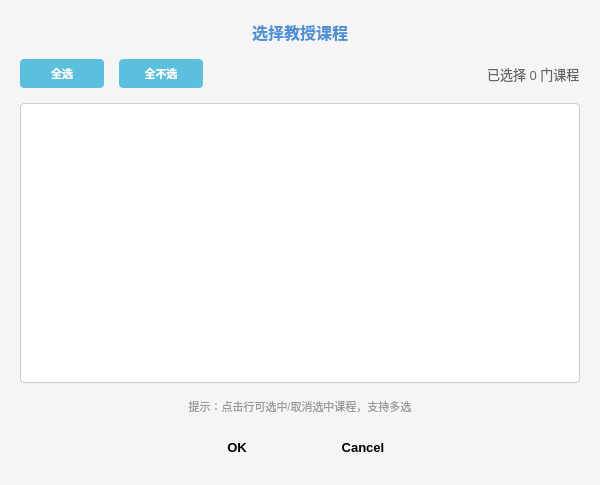
<?xml version="1.0" encoding="UTF-8"?>
<ui version="4.0">
 <class>CourseSelectionDialog</class>
 <widget class="QDialog" name="CourseSelectionDialog">
  <property name="geometry">
   <rect>
    <x>0</x>
    <y>0</y>
    <width>600</width>
    <height>450</height>
   </rect>
  </property>
  <property name="windowTitle">
   <string>选择教授课程</string>
  </property>
  <property name="styleSheet">
   <string notr="true">QDialog {
    background-color: #f5f5f5;
}
QLabel {
    font-size: 13px;
    color: #333333;
    font-weight: bold;
}
QTableWidget {
    border: 1px solid #cccccc;
    border-radius: 4px;
    background-color: white;
    font-size: 12px;
}
QTableWidget::item {
    padding: 5px;
}
QTableWidget::item:selected {
    background-color: #4a90d9;
    color: white;
}
QHeaderView::section {
    background-color: #4a90d9;
    color: white;
    padding: 8px;
    font-weight: bold;
    border: none;
}
QPushButton {
    padding: 10px 20px;
    border: none;
    border-radius: 4px;
    font-size: 13px;
    font-weight: bold;
    min-width: 80px;
}
QPushButton[text="确定"], QPushButton[text="OK"] {
    background-color: #4a90d9;
    color: white;
}
QPushButton[text="确定"]:hover, QPushButton[text="OK"]:hover {
    background-color: #3a7bc8;
}
QPushButton[text="取消"], QPushButton[text="Cancel"] {
    background-color: #e0e0e0;
    color: #333333;
}
QPushButton[text="取消"]:hover, QPushButton[text="Cancel"]:hover {
    background-color: #d0d0d0;
}
QPushButton#selectAllButton, QPushButton#deselectAllButton {
    background-color: #5bc0de;
    color: white;
    padding: 6px 12px;
    font-size: 11px;
    min-width: 60px;
}
QPushButton#selectAllButton:hover, QPushButton#deselectAllButton:hover {
    background-color: #46b8da;
}</string>
  </property>
  <layout class="QVBoxLayout" name="verticalLayout">
   <property name="spacing">
    <number>15</number>
   </property>
   <property name="leftMargin">
    <number>20</number>
   </property>
   <property name="topMargin">
    <number>20</number>
   </property>
   <property name="rightMargin">
    <number>20</number>
   </property>
   <property name="bottomMargin">
    <number>20</number>
   </property>
   <item>
    <widget class="QLabel" name="titleLabel">
     <property name="styleSheet">
      <string notr="true">font-size: 16px; font-weight: bold; color: #4a90d9;</string>
     </property>
     <property name="text">
      <string>选择教授课程</string>
     </property>
     <property name="alignment">
      <set>Qt::AlignCenter</set>
     </property>
    </widget>
   </item>
   <item>
    <layout class="QHBoxLayout" name="buttonLayout">
     <item>
      <widget class="QPushButton" name="selectAllButton">
       <property name="text">
        <string>全选</string>
       </property>
      </widget>
     </item>
     <item>
      <widget class="QPushButton" name="deselectAllButton">
       <property name="text">
        <string>全不选</string>
       </property>
      </widget>
     </item>
     <item>
      <spacer name="horizontalSpacer">
       <property name="orientation">
        <enum>Qt::Horizontal</enum>
       </property>
       <property name="sizeHint" stdset="0">
        <size>
         <width>40</width>
         <height>20</height>
        </size>
       </property>
      </spacer>
     </item>
     <item>
      <widget class="QLabel" name="selectedCountLabel">
       <property name="styleSheet">
        <string notr="true">color: #666666; font-weight: normal;</string>
       </property>
       <property name="text">
        <string>已选择 0 门课程</string>
       </property>
      </widget>
     </item>
    </layout>
   </item>
   <item>
    <widget class="QTableWidget" name="courseTable">
     <property name="minimumSize">
      <size>
       <width>0</width>
       <height>280</height>
      </size>
     </property>
     <property name="selectionMode">
      <enum>QAbstractItemView::MultiSelection</enum>
     </property>
     <property name="selectionBehavior">
      <enum>QAbstractItemView::SelectRows</enum>
     </property>
    </widget>
   </item>
   <item>
    <widget class="QLabel" name="hintLabel">
     <property name="styleSheet">
      <string notr="true">color: #999999; font-size: 11px; font-weight: normal;</string>
     </property>
     <property name="text">
      <string>提示：点击行可选中/取消选中课程，支持多选</string>
     </property>
     <property name="alignment">
      <set>Qt::AlignCenter</set>
     </property>
    </widget>
   </item>
   <item>
    <widget class="QDialogButtonBox" name="buttonBox">
     <property name="orientation">
      <enum>Qt::Horizontal</enum>
     </property>
     <property name="standardButtons">
      <set>QDialogButtonBox::Cancel|QDialogButtonBox::Ok</set>
     </property>
     <property name="centerButtons">
      <bool>true</bool>
     </property>
    </widget>
   </item>
  </layout>
 </widget>
 <resources/>
 <connections>
  <connection>
   <sender>buttonBox</sender>
   <signal>accepted()</signal>
   <receiver>CourseSelectionDialog</receiver>
   <slot>accept()</slot>
   <hints>
    <hint type="sourcelabel">
     <x>248</x>
     <y>254</y>
    </hint>
    <hint type="destinationlabel">
     <x>157</x>
     <y>274</y>
    </hint>
   </hints>
  </connection>
  <connection>
   <sender>buttonBox</sender>
   <signal>rejected()</signal>
   <receiver>CourseSelectionDialog</receiver>
   <slot>reject()</slot>
   <hints>
    <hint type="sourcelabel">
     <x>316</x>
     <y>260</y>
    </hint>
    <hint type="destinationlabel">
     <x>286</x>
     <y>274</y>
    </hint>
   </hints>
  </connection>
 </connections>
</ui>
